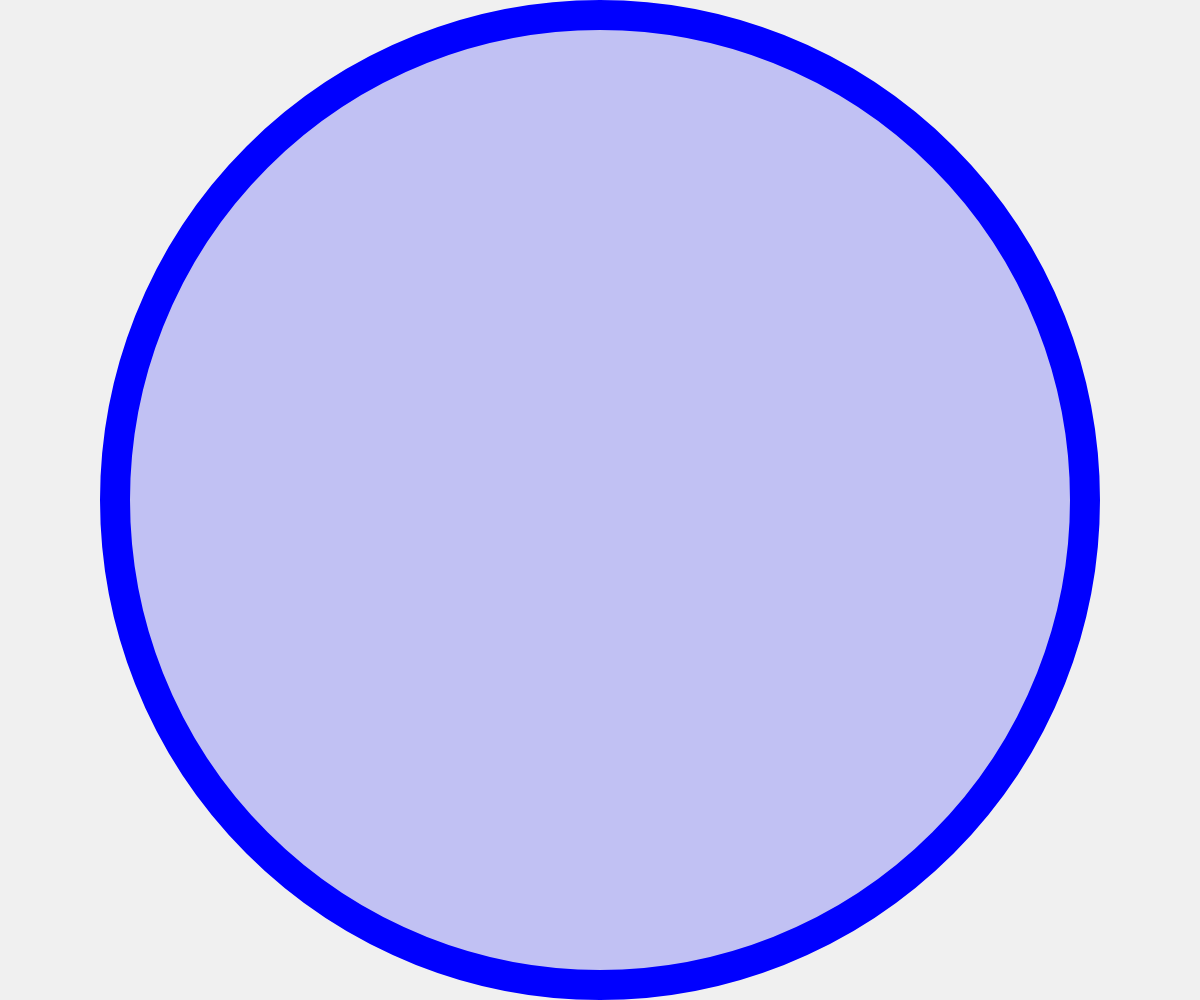
Frame 1 (no input)
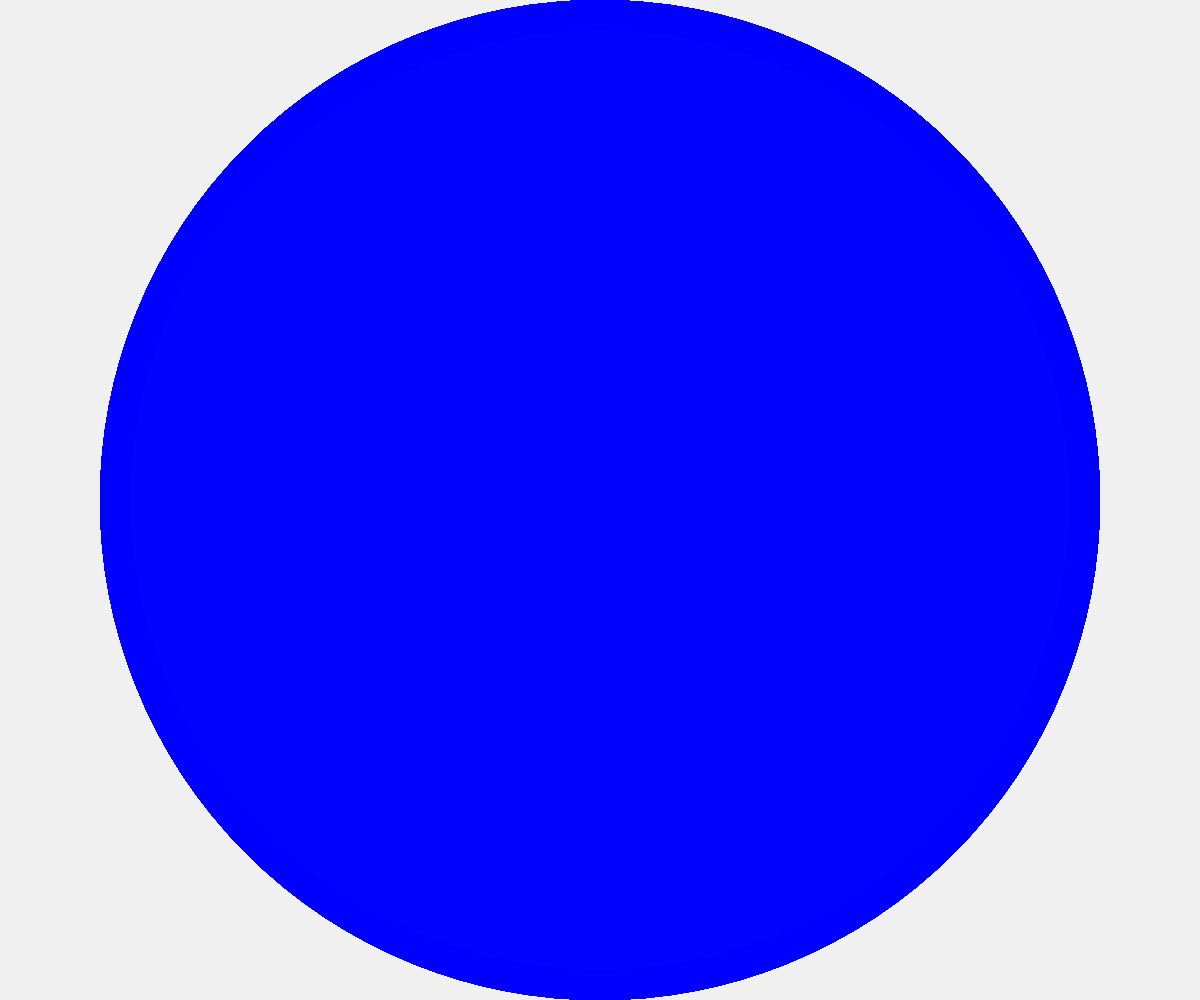
Frame 60 (no input)
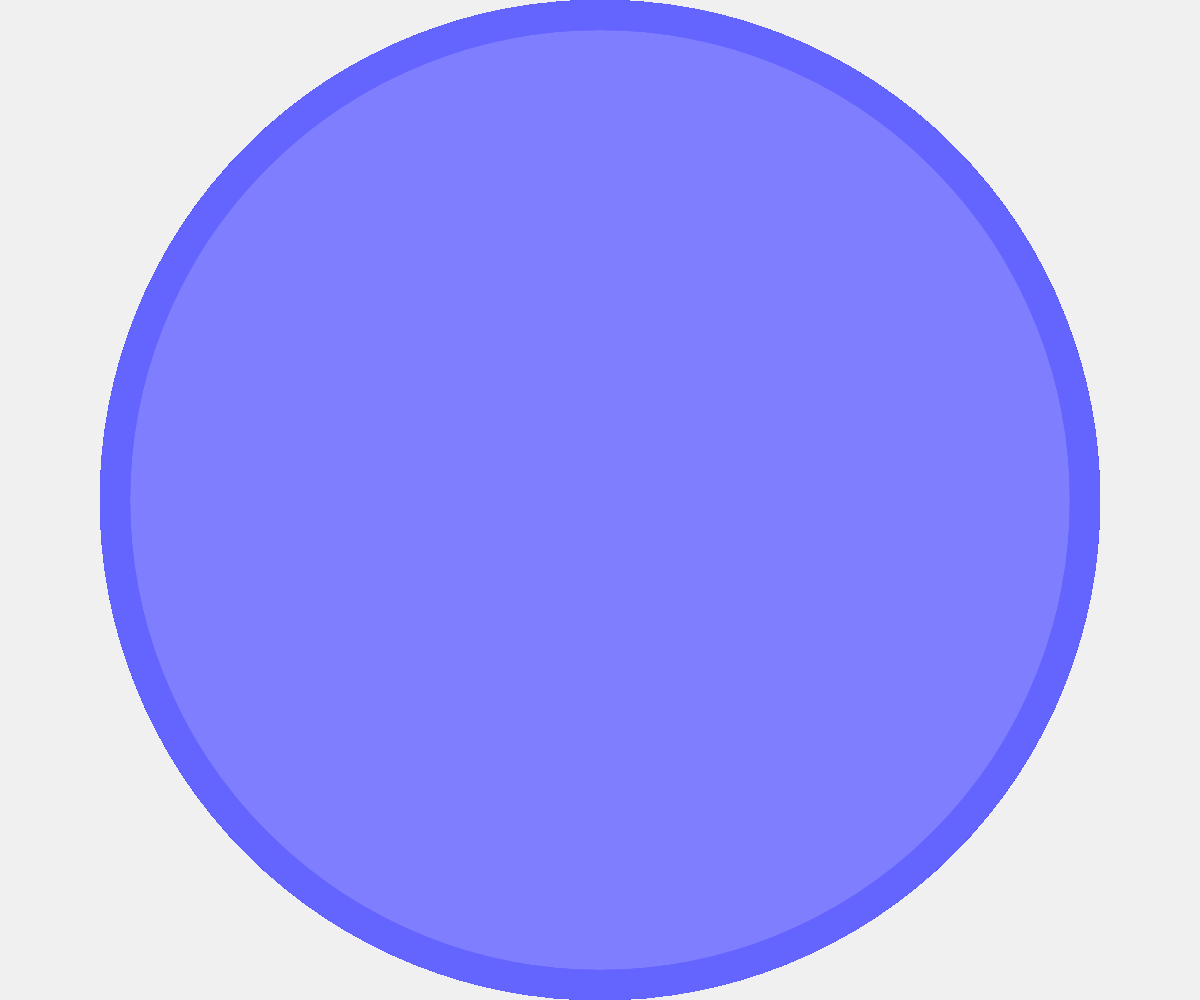
Frame 120 (the mouse pressed at the canvas centre since frame 60)

The p5.js sketch that drew these frames (run headless with seeded random() and noise() and a simulated clock; from frame 60 on, the mouse is pressed at the canvas centre):

// p5.js sketch
// ── sketch.js
function setup() {
	createCanvas(windowWidth, windowHeight);
	background(240);
	smooth();
}

function draw() {
	strokeWeight(30);
	stroke(map(mouseX, 0, width, 0, 200), map(mouseY, 0, height, 0, 200), 255);
	fill(map(mouseX, 0, width, 0, 255), map(mouseY, 0, height, 0, 255), 255, 50);
	ellipse(width/2, height/2, height-30, height-30);
}

function windowResized() {
	resizeCanvas(windowWidth, windowHeight);
}
